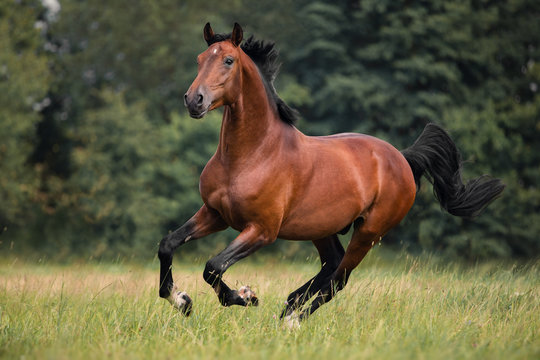
#> input picture Assignment 4/Horse.jpg, 540 x 360 px, given in place of Horse.jpeg, which was not available
$ jupyter execute bit_slicing.ipynb
#> lines starting #> are read from the running program, lines starting #| are printed output that depends on the picture; after the words box and inside, x2 and y2 are one past the last pixel; in counts of white or black regions, pixels touching at a corner belong together; pictures that were not available may be replaced by others from this repository, and a replacement may not be noted
[cell 1]
import cv2
import numpy as np

# Read the grayscale image
image = cv2.imread('Horse.jpeg', cv2.IMREAD_GRAYSCALE)
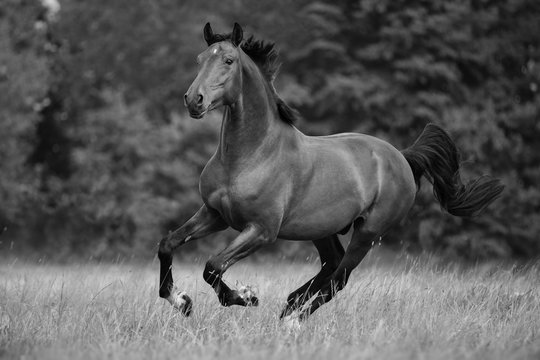
#> image: shape (360, 540); min 0, max 249, mean 89.1

# Check if the image was loaded correctly
if image is None:
    print("Error: Image not found or unable to read the image.")
else:
    # Number of bits in the image
    num_bits = 8

    # Process each bit plane
    for i in range(num_bits):
        # Create a bit plane by shifting the image and masking with 1
        bit_plane = (image >> i) & 1

        # Scale the bit plane to 255 for visibility
        bit_plane = bit_plane * 255

        # Display the bit plane
        cv2.imshow(f'Bit Plane {i}', bit_plane.astype(np.uint8))
#> this loop made 8 passes
#> pass 1, `bit_plane = (image >> i) & 1`:
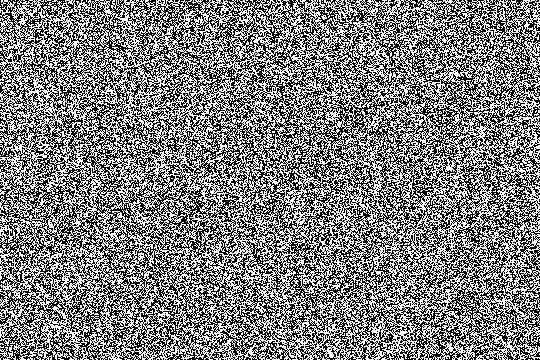
#> bit_plane: shape (360, 540); values 0 (black) and 1 (white), 49.9% white in thin lines or dots
#> pass 2, `bit_plane = (image >> i) & 1`:
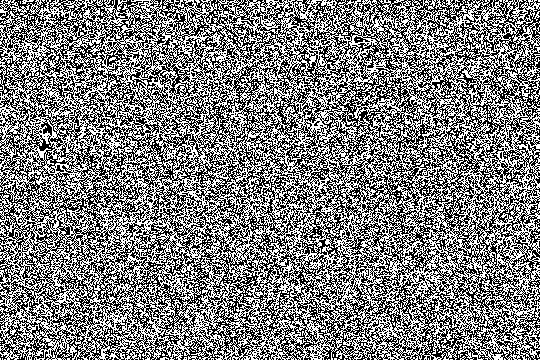
#> bit_plane: shape (360, 540); values 0 (black) and 1 (white), 49.9% white in thin lines or dots
#> after the loop:
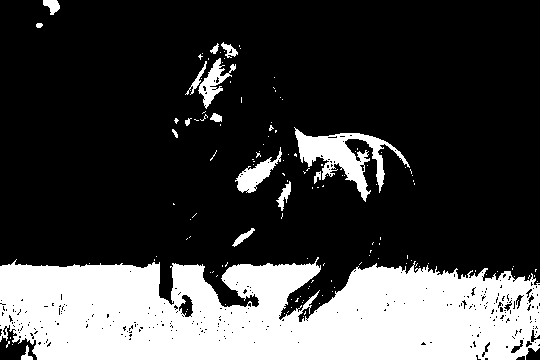
#> bit_plane: shape (360, 540); 25.8% white; 136 white regions (120 under 20 px), largest, box (x1, y1, x2, y2) and area: (0, 257, 540, 360) 44584, (294, 127, 410, 202) 2825, (235, 147, 282, 193) 745

    # Wait indefinitely until a key is pressed
    cv2.waitKey(0)
    cv2.destroyAllWindows()
